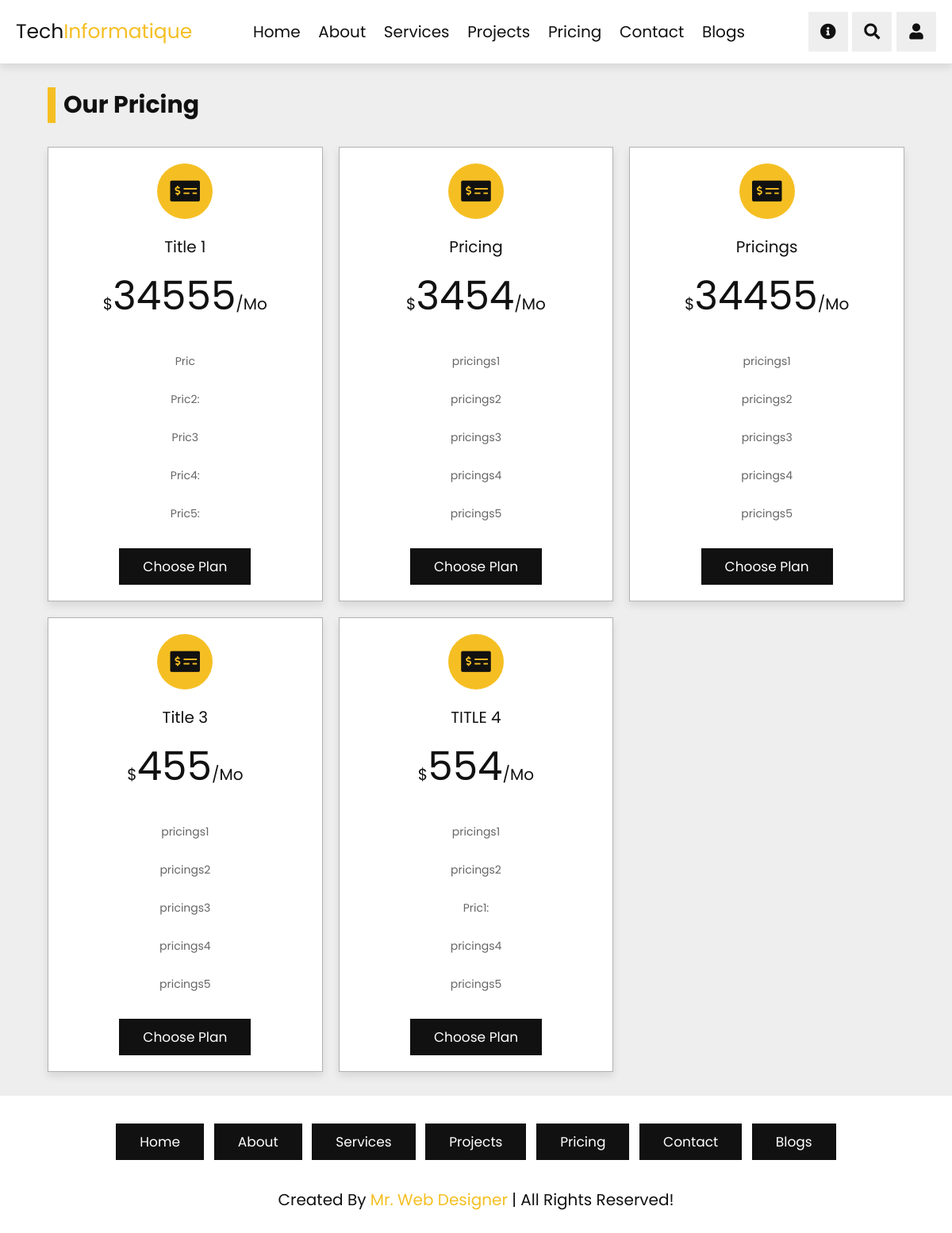
/pricing, run on the app's committed database.
### solution/models.py (models this page shows)
class Pricings(models.Model):
    image = models.ImageField()
    title = models.CharField(max_length=5000)
    prise = models.IntegerField()
    pric1 = models.CharField(max_length=5000)
    pric2 = models.CharField(max_length=5000)
    pric3 = models.CharField(max_length=5000)
    pric4 = models.CharField(max_length=5000)
    pric5 = models.CharField(max_length=5000)

### solution/views.py (the view)
# urls.py: path("pricing", views.pricing, name="pricing"),
def pricing(request):
    myprising = Pricings.objects.all()
    context={
        "myprising":myprising
    }
    return render( request, "solution/pricing.html",context)

### solution/templates/solution/pricing.html (shortened to what this page needs)
{% extends 'base.html' %} {% load static %}
{% block content %}
 <header class="header">
    <a href="/" class="logo">Tech<span>Informatique</span></a>
    <nav class="navbar">
        <a href="/">home</a>
        <a href="/about">about</a>
        <a href="/services">services</a>
        <a href="/projects">projects</a>
        <a href="/pricing">pricing</a>
        <a href="/contact">contact</a>
        <a href="/blogs">blogs</a>
    </nav>
    <div class="icons">
        <div id="info-btn" class="fas fa-info-circle"></div>
        <div id="search-btn" class="fas fa-search"></div>
        <div id="login-btn" class="fas fa-user"></div>
    </div>
 </header>
<section class="pricing" id="pricing">
    <h1 class="heading"> our pricing </h1>
    <div class="box-container">
     {% for pricings in myprising  %}
       <div class="box">
          <i class="	fas fa-money-check-alt"></i>
          <h3>{{pricings.title}}</h3>
          <div class="price"><span>$</span>{{pricings.prise}}<span>/mo</span></div>
          <div class="list">
             <p>{{pricings.pric1}}</p>
             <p>{{pricings.pric2}}</p>
             <p>{{pricings.pric3}}</p>
             <p>{{pricings.pric4}}</p>
             <p>{{pricings.pric5}}</p>
          </div>
          <a href="#" class="btn">choose plan</a>
       </div>
       {% endfor %}
    </div>
 </section>
 {% endblock content %}

### solution/templates/base.html (shortened to what this page needs)
{% load static %} {% block content %} {% endblock %}
<!DOCTYPE html>
<html lang="en">
<head>
    <link rel="stylesheet" href="https://cdnjs.cloudflare.com/ajax/libs/font-awesome/5.15.4/css/all.min.css">
    <link rel="stylesheet" href="https://cdnjs.cloudflare.com/ajax/libs/lightgallery-js/1.4.0/css/lightgallery.min.css">
    <link rel="stylesheet" href="https://unpkg.com/swiper@7/swiper-bundle.min.css" />
    <link rel="stylesheet" href="{% static 'css/style.css' %}" />
    <link rel="stylesheet" href="{% static 'css/style.scss' %}" />
</head>
<body>
</body>
<section class="footer">
    <div class="links">
       <a class="btn" href="#home">home</a>
       <a class="btn" href="#about">about</a>
       <a class="btn" href="#services">services</a>
       <a class="btn" href="#projects">projects</a>
       <a class="btn" href="#pricing">pricing</a>
       <a class="btn" href="#contact">contact</a>
       <a class="btn" href="#blogs">blogs</a>
    </div>
    <div class="credit"> created by <span>mr. web designer</span> | all rights reserved! </div>
 </section>
    </body>
    </html>

### solution/static/css/style.css (style rules this page uses)
:root { --yellow: #f5bf23; --black: #111; --white: #fff; --light-color: #666; --light-bg: #eee; --box-shadow: 0 .5rem 1rem rgba(0, 0, 0, .1); --border: .1rem solid rgba(0, 0, 0, .3); }
* { font-family: 'Poppins', sans-serif; margin: 0; padding: 0; -webkit-box-sizing: border-box; box-sizing: border-box; outline: none; border: none; text-decoration: none; }
html { font-size: 62.5%; overflow-x: hidden; scroll-behavior: smooth; scroll-padding-top: 7rem; }
section { padding: 5rem 10%; }
.heading { margin-bottom: 3rem; font-size: 3rem; color: var(--black); text-transform: capitalize; padding-left: 1rem; border-left: 1rem solid var(--yellow); }
.btn { display: inline-block; margin-top: 1rem; padding: 1rem 3rem; background: var(--black); color: var(--white); cursor: pointer; font-size: 1.7rem; text-transform: capitalize; -webkit-transition: .2s linear; transition: .2s linear; }
.header { position: -webkit-sticky; position: sticky; top: 0; left: 0; right: 0; -webkit-box-shadow: var(--box-shadow); box-shadow: var(--box-shadow); padding: 1.5rem 10%; display: -webkit-box; display: -ms-flexbox; display: flex; -webkit-box-align: center; -ms-flex-align: center; align-items: center; -webkit-box-pack: justify; -ms-flex-pack: justify; justify-content: space-between; z-index: 1000; background: var(--white); }
.header .logo { font-size: 2.5rem; color: var(--black); text-transform: capitalize; }
.header .logo span { color: var(--yellow); }
.header .navbar a { font-size: 2rem; color: var(--black); text-transform: capitalize; margin: 0 1rem; }
.header .icons div { height: 5rem; width: 5rem; line-height: 5rem; font-size: 2rem; background: var(--light-bg); color: var(--black); cursor: pointer; text-align: center; margin-left: .3rem; }
.pricing { background: var(--light-bg); }
.pricing .box-container { display: -ms-grid; display: grid; -ms-grid-columns: (minmax(30rem, 1fr))[auto-fit]; grid-template-columns: repeat(auto-fit, minmax(30rem, 1fr)); gap: 2rem; }
.pricing .box-container .box { background: var(--white); text-align: center; padding: 2rem; border: var(--border); -webkit-box-shadow: var(--box-shadow); box-shadow: var(--box-shadow); }
.pricing .box-container .box i { font-size: 3rem; height: 7rem; width: 7rem; line-height: 7rem; border-radius: 50%; margin-bottom: 2rem; background: var(--yellow); color: var(--black); }
.pricing .box-container .box h3 { font-size: 2rem; color: var(--black); text-transform: capitalize; font-weight: normal; }
.pricing .box-container .box .price { padding: 1rem 0; font-size: 5rem; color: var(--black); text-transform: capitalize; }
.pricing .box-container .box .price span { font-size: 2rem; }
.pricing .box-container .box .list { padding: 1rem 0; }
.pricing .box-container .box .list p { padding: 1rem 0; font-size: 1.4rem; color: var(--light-color); line-height: 2; }
.footer { text-align: center; }
.footer .links .btn { margin: .5rem; }
.footer .credit { font-size: 2rem; color: var(--black); text-transform: capitalize; margin-top: 2rem; padding-top: 1rem; }
.footer .credit span { color: var(--yellow); }
@media (max-width: 1200px) { .header { padding: 1.5rem 2rem; } }
@media (max-width: 1200px) { section { padding: 3rem 5%; } }

### data on the page
Pricings: title "Title 1", prise "34555", pric1 "Pric", pric2 "Pric2:", pric3 "Pric3", pric4 "Pric4:", pric5 "Pric5:"
Pricings: title "Pricing", prise "3454", pric1 "pricings1", pric2 "pricings2", pric3 "pricings3", pric4 "pricings4", pric5 "pricings5"
Pricings: title "Pricings", prise "34455", pric1 "pricings1", pric2 "pricings2", pric3 "pricings3", pric4 "pricings4", pric5 "pricings5"
Pricings: title "Title 3", prise "455", pric1 "pricings1", pric2 "pricings2", pric3 "pricings3", pric4 "pricings4", pric5 "pricings5"
Pricings: title "TITLE 4", prise "554", pric1 "pricings1", pric2 "pricings2", pric3 "Pric1:", pric4 "pricings4", pric5 "pricings5"
